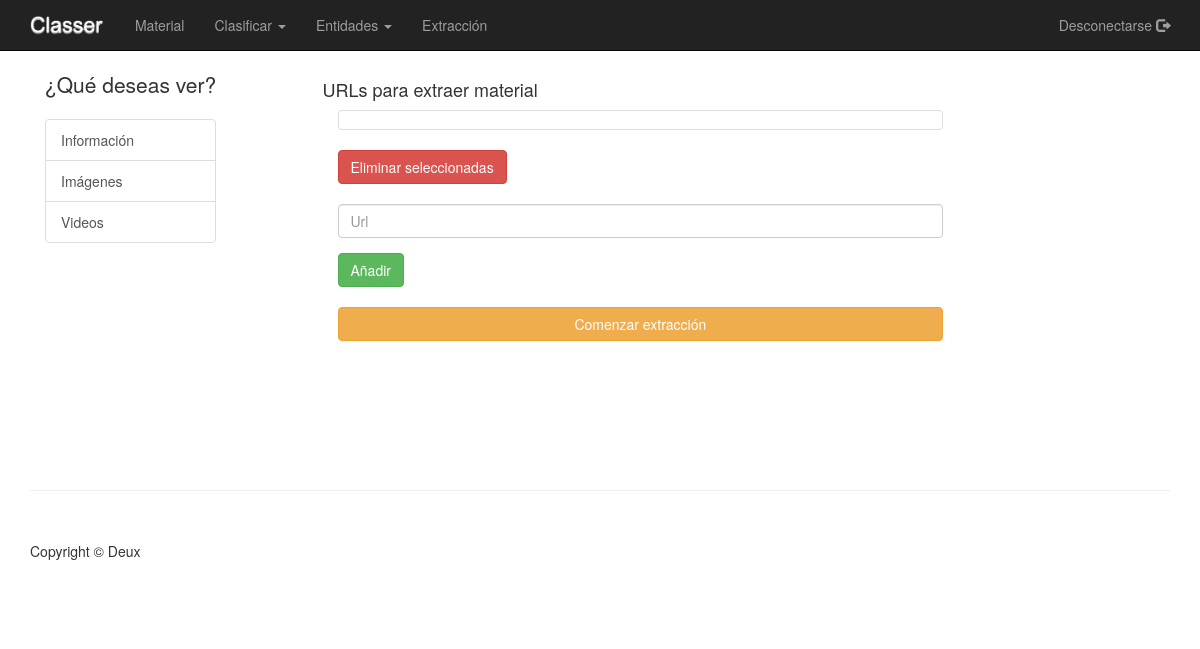
The page /menu/urls/ (signed in) on the database as committed earlier.
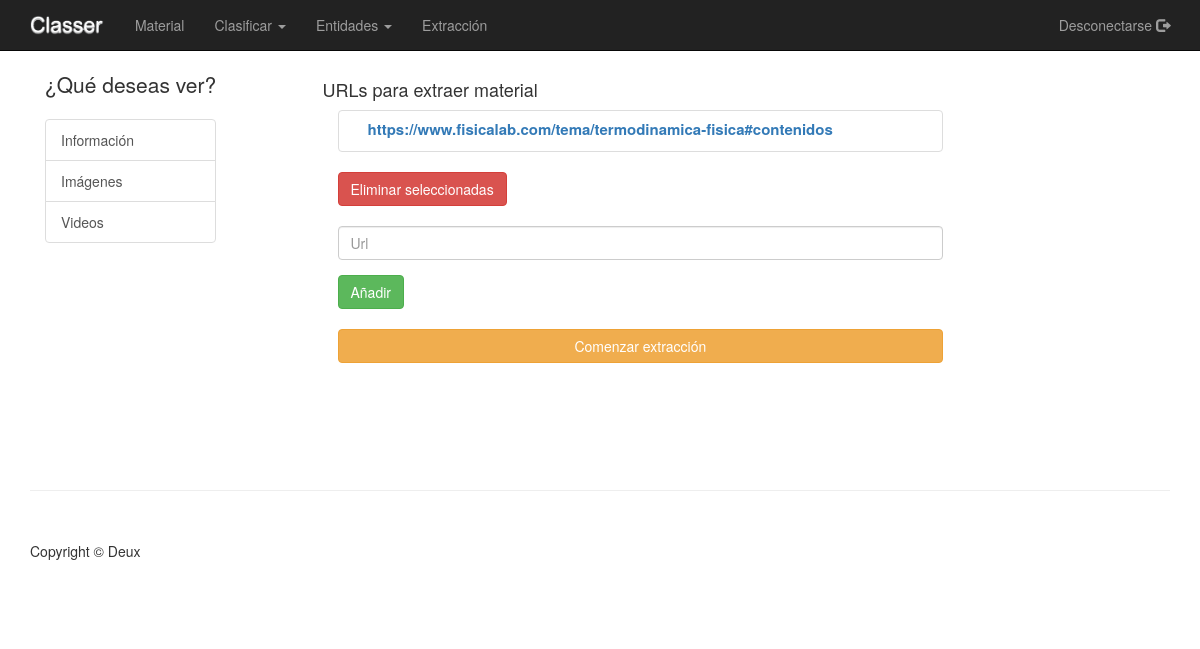
The same page on the database as committed later.
### app/models.py (models this page shows)
class ScrapUrl(models.Model):
    url = models.TextField(default="Default")
    propagacion_interna = models.BooleanField(default=False)

### app/views.py (the view, shortened to what this page needs)
# urls.py: url(r'^menu/urls/$', login_required(core_views.urls), name='urls'),
def urls(request):
    all_info = ScrapUrl.objects.all()
    return render(request, 'urls.html', {'all_data': all_info})

### templates/urls.html (shortened to what this page needs)
{% extends 'menu.html' %}
{% block ventanas %}
    <li  class="hidden-xs">
        <a href="{% url 'showdata' %}">Material</a>
    </li>
    <li class="dropdown">
        <a class="dropdown-toggle" data-toggle="dropdown" href="#">Clasificar <span class="caret"></span></a>
    </li>
    <li class="dropdown">
        <a class="dropdown-toggle" data-toggle="dropdown" href="#">Entidades <span class="caret"></span></a>
    </li>
    <li >
        <a  href="{% url 'urls' %}">Extracción</a>
    </li>
{% endblock %}
{% block content %}
    <h4>URLs para extraer material</h4>
        <div class="col-md-9">
            <form method="post" action="">{% csrf_token %}
                <div class="thumbnail">
                    <div class="caption-full">
                        {% for url in all_data %}
                            <label for="checkbox{{ forloop.parentloop }}{{ forloop.counter }}" class="css-label lite-x-red" >
                                <a href="{{ url.url }}" target="_blank">{{ url.url }}</a>
                            </label>
                            <br>
                        {% endfor %}
                    </div>
                </div>
                <button type="submit" class="btn btn-danger">Eliminar seleccionadas</button>
            </form>
            <br>
            <form method="post" action="">{% csrf_token %}
                <div class="form-group">
                    <input type="text" class="form-control" name="Url_annadida" placeholder="Url" >
                </div>
                <button type="submit" class="btn btn-success">Añadir</button>
            </form>
            <br>
            <form method="post" action="">{% csrf_token %}
                <button type="submit"  value = "1" name= "extraer" id = "extraer" class="btn btn-block btn-warning">Comenzar extracción</button>
            </form>
        </div>
{% endblock %}

### templates/menu.html (shortened to what this page needs)
{% load staticfiles %}
<!DOCTYPE html>
<html lang="es">
<head>
    <link href="{% static 'css/bootstrap.min.css' %}" rel="stylesheet">
    <link href="{% static 'css/shop-item.css' %}" rel="stylesheet">
    <link href="{% static 'css/Radios.css' %}" rel="stylesheet">
    <link href="{% static 'css/CheckBox.css' %}" rel="stylesheet">
</head>
<body>
    {% block nav %}
    <nav class="navbar navbar-inverse navbar-fixed-top" role="navigation">
        <div class="container">
            <div class="navbar-header">
                <a class="navbar-brand" href="{% url 'menu' %}">
                    <img src="{% static 'img/Logo.png' %}" height="20px">
                </a>
            </div>
            <div class="collapse navbar-collapse" id="bs-example-navbar-collapse-1">
                <ul class="nav navbar-nav">
                    {% block ventanas %}{% endblock %}
                </ul>
                <ul class="nav navbar-nav navbar-right">
                    <li>
                        <a href="{% url 'logout' %}">Desconectarse <span class="glyphicon glyphicon-log-out"></span></a>
                    </li>
                </ul>
            </div>
        </div>
    </nav>
    {% endblock %}
    <div class="container">
        <div class="row">
            <div class="col-sm-3 hidden-xs" >
                <div class="container-fluid" data-spy="affix">
                    {% block columna %}
                        <p class="lead">¿Qué deseas ver?</p>
                        <ul class="list-group">
                            {% block Item %}
                            <a class="list-group-item" href="{% url 'showdata' %}">Información</a>
                            <a href="{% url 'imagenes' %}" class="list-group-item">Imágenes</a>
                            <a href="{% url 'videos' %}" class="list-group-item">Videos</a>
                            {% endblock %}
                        </ul>
                    {% endblock %}
                </div>
            </div>
            <div id="cuerpo" class="col-sm-9" >
            {% block content %}{% endblock %}
            </div>
        </div>
    </div>
    <div class="container">
        <hr>
        <footer>
            <div class="row">
                <div class="col-lg-12">
                    <p>Copyright &copy; Deux</p>
                </div>
            </div>
        </footer>
    </div>
</body>
</html>

### app/static/css/shop-item.css (style rules this page uses)
body { padding-top: 70px; }
.thumbnail { padding: 0; }
.thumbnail .caption-full { padding: 9px; color: #333; }
footer { margin: 50px 0; }
#cuerpo { min-height: 400px; height: auto !important; margin: 0 auto; }

### app/static/css/CheckBox.css (style rules this page uses)
label { -webkit-touch-callout: none; -webkit-user-select: none; -khtml-user-select: none; -moz-user-select: none; -ms-user-select: none; user-select: none; }
input[type=checkbox].css-checkbox + label.css-label { padding-left:20px; height:15px; line-height:15px; background-repeat:no-repeat; background-position: 0 0; font-size:15px; vertical-align:middle; cursor:pointer; }
.css-label { background-image:url(http://csscheckbox.com/checkboxes/dark-check-green.png); }
.lite-x-red { background-image:url(http://csscheckbox.com/checkboxes/lite-x-red.png); }

Rows that differ between the two databases and show on the page:
added ScrapUrl: url "https://www.fisicalab.com/tema/termodinamica-fisica#contenidos"
